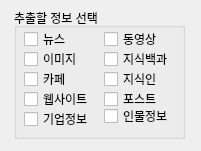
<?xml version="1.0" encoding="UTF-8"?>
<ui version="4.0">
 <class>Save_Setting_Widget</class>
 <widget class="QWidget" name="Save_Setting_Widget">
  <property name="geometry">
   <rect>
    <x>0</x>
    <y>0</y>
    <width>201</width>
    <height>151</height>
   </rect>
  </property>
  <property name="windowTitle">
   <string>추출정보설정 </string>
  </property>
  <property name="windowIcon">
   <iconset>
    <normaloff>../lib/resource/setting_icon.png</normaloff>../lib/resource/setting_icon.png</iconset>
  </property>
  <widget class="QGroupBox" name="groupBox">
   <property name="geometry">
    <rect>
     <x>14</x>
     <y>8</y>
     <width>171</width>
     <height>131</height>
    </rect>
   </property>
   <property name="sizePolicy">
    <sizepolicy hsizetype="Fixed" vsizetype="Preferred">
     <horstretch>81</horstretch>
     <verstretch>16</verstretch>
    </sizepolicy>
   </property>
   <property name="minimumSize">
    <size>
     <width>81</width>
     <height>16</height>
    </size>
   </property>
   <property name="title">
    <string>추출할 정보 선택</string>
   </property>
   <widget class="QCheckBox" name="Check_News">
    <property name="geometry">
     <rect>
      <x>10</x>
      <y>20</y>
      <width>81</width>
      <height>22</height>
     </rect>
    </property>
    <property name="sizePolicy">
     <sizepolicy hsizetype="Fixed" vsizetype="Fixed">
      <horstretch>81</horstretch>
      <verstretch>16</verstretch>
     </sizepolicy>
    </property>
    <property name="minimumSize">
     <size>
      <width>81</width>
      <height>16</height>
     </size>
    </property>
    <property name="text">
     <string>뉴스</string>
    </property>
   </widget>
   <widget class="QCheckBox" name="Check_Image">
    <property name="geometry">
     <rect>
      <x>10</x>
      <y>40</y>
      <width>81</width>
      <height>22</height>
     </rect>
    </property>
    <property name="sizePolicy">
     <sizepolicy hsizetype="Fixed" vsizetype="Fixed">
      <horstretch>81</horstretch>
      <verstretch>16</verstretch>
     </sizepolicy>
    </property>
    <property name="minimumSize">
     <size>
      <width>81</width>
      <height>16</height>
     </size>
    </property>
    <property name="text">
     <string>이미지</string>
    </property>
   </widget>
   <widget class="QCheckBox" name="Check_Cafe">
    <property name="geometry">
     <rect>
      <x>10</x>
      <y>60</y>
      <width>81</width>
      <height>22</height>
     </rect>
    </property>
    <property name="sizePolicy">
     <sizepolicy hsizetype="Fixed" vsizetype="Fixed">
      <horstretch>81</horstretch>
      <verstretch>16</verstretch>
     </sizepolicy>
    </property>
    <property name="minimumSize">
     <size>
      <width>81</width>
      <height>16</height>
     </size>
    </property>
    <property name="text">
     <string>카페</string>
    </property>
   </widget>
   <widget class="QCheckBox" name="Check_Website">
    <property name="geometry">
     <rect>
      <x>10</x>
      <y>80</y>
      <width>81</width>
      <height>22</height>
     </rect>
    </property>
    <property name="sizePolicy">
     <sizepolicy hsizetype="Fixed" vsizetype="Fixed">
      <horstretch>81</horstretch>
      <verstretch>16</verstretch>
     </sizepolicy>
    </property>
    <property name="minimumSize">
     <size>
      <width>81</width>
      <height>16</height>
     </size>
    </property>
    <property name="text">
     <string>웹사이트</string>
    </property>
   </widget>
   <widget class="QCheckBox" name="Check_Company">
    <property name="geometry">
     <rect>
      <x>10</x>
      <y>100</y>
      <width>81</width>
      <height>22</height>
     </rect>
    </property>
    <property name="sizePolicy">
     <sizepolicy hsizetype="Fixed" vsizetype="Fixed">
      <horstretch>81</horstretch>
      <verstretch>16</verstretch>
     </sizepolicy>
    </property>
    <property name="minimumSize">
     <size>
      <width>81</width>
      <height>16</height>
     </size>
    </property>
    <property name="text">
     <string>기업정보</string>
    </property>
   </widget>
   <widget class="QCheckBox" name="Check_Video">
    <property name="geometry">
     <rect>
      <x>90</x>
      <y>20</y>
      <width>81</width>
      <height>22</height>
     </rect>
    </property>
    <property name="sizePolicy">
     <sizepolicy hsizetype="Fixed" vsizetype="Fixed">
      <horstretch>81</horstretch>
      <verstretch>16</verstretch>
     </sizepolicy>
    </property>
    <property name="minimumSize">
     <size>
      <width>81</width>
      <height>16</height>
     </size>
    </property>
    <property name="text">
     <string>동영상</string>
    </property>
   </widget>
   <widget class="QCheckBox" name="Check_Wiki">
    <property name="geometry">
     <rect>
      <x>90</x>
      <y>40</y>
      <width>81</width>
      <height>22</height>
     </rect>
    </property>
    <property name="sizePolicy">
     <sizepolicy hsizetype="Fixed" vsizetype="Fixed">
      <horstretch>81</horstretch>
      <verstretch>16</verstretch>
     </sizepolicy>
    </property>
    <property name="minimumSize">
     <size>
      <width>81</width>
      <height>16</height>
     </size>
    </property>
    <property name="text">
     <string>지식백과</string>
    </property>
   </widget>
   <widget class="QCheckBox" name="Check_Q">
    <property name="geometry">
     <rect>
      <x>90</x>
      <y>60</y>
      <width>81</width>
      <height>22</height>
     </rect>
    </property>
    <property name="sizePolicy">
     <sizepolicy hsizetype="Fixed" vsizetype="Fixed">
      <horstretch>81</horstretch>
      <verstretch>16</verstretch>
     </sizepolicy>
    </property>
    <property name="minimumSize">
     <size>
      <width>81</width>
      <height>16</height>
     </size>
    </property>
    <property name="text">
     <string>지식인</string>
    </property>
   </widget>
   <widget class="QCheckBox" name="Check_Post">
    <property name="geometry">
     <rect>
      <x>90</x>
      <y>80</y>
      <width>81</width>
      <height>22</height>
     </rect>
    </property>
    <property name="sizePolicy">
     <sizepolicy hsizetype="Fixed" vsizetype="Fixed">
      <horstretch>81</horstretch>
      <verstretch>16</verstretch>
     </sizepolicy>
    </property>
    <property name="minimumSize">
     <size>
      <width>81</width>
      <height>16</height>
     </size>
    </property>
    <property name="text">
     <string>포스트</string>
    </property>
   </widget>
   <widget class="QCheckBox" name="Check_PInfo">
    <property name="geometry">
     <rect>
      <x>90</x>
      <y>100</y>
      <width>81</width>
      <height>16</height>
     </rect>
    </property>
    <property name="sizePolicy">
     <sizepolicy hsizetype="Fixed" vsizetype="Fixed">
      <horstretch>81</horstretch>
      <verstretch>16</verstretch>
     </sizepolicy>
    </property>
    <property name="minimumSize">
     <size>
      <width>81</width>
      <height>16</height>
     </size>
    </property>
    <property name="maximumSize">
     <size>
      <width>81</width>
      <height>16</height>
     </size>
    </property>
    <property name="text">
     <string>인물정보</string>
    </property>
   </widget>
  </widget>
 </widget>
 <resources/>
 <connections/>
</ui>
